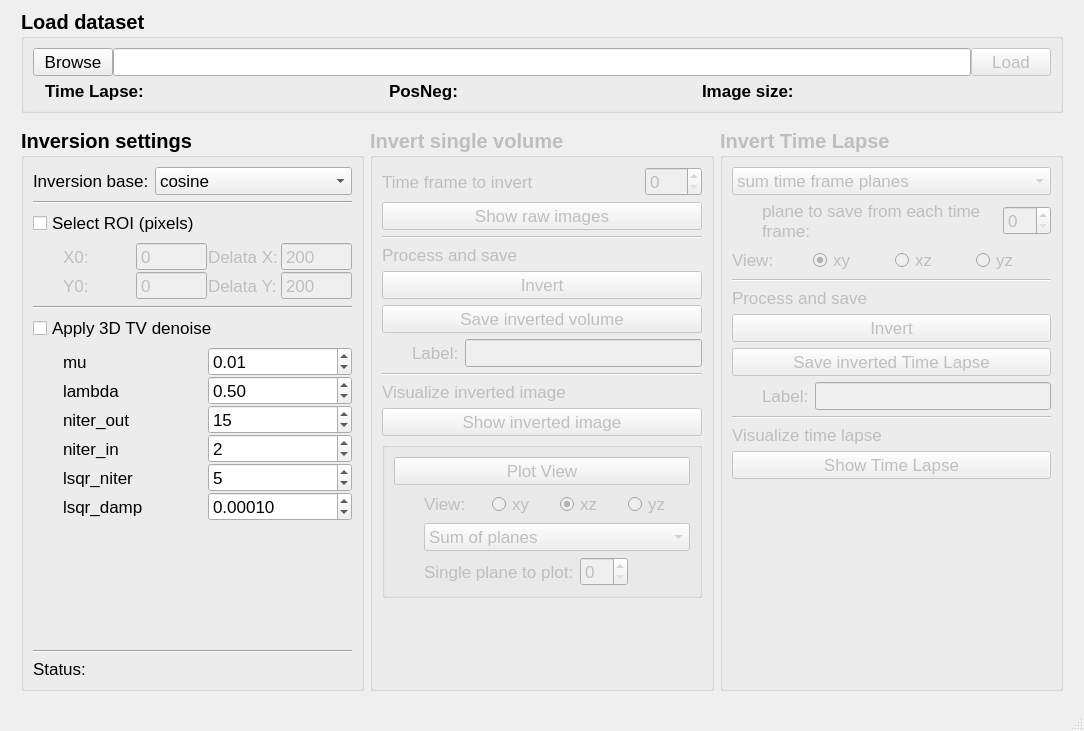
<?xml version="1.0" encoding="UTF-8"?>
<ui version="4.0">
 <class>MainWindow</class>
 <widget class="QMainWindow" name="MainWindow">
  <property name="geometry">
   <rect>
    <x>0</x>
    <y>0</y>
    <width>1084</width>
    <height>731</height>
   </rect>
  </property>
  <property name="windowTitle">
   <string>CoherentSVIM Analyser</string>
  </property>
  <widget class="QWidget" name="centralwidget">
   <layout class="QGridLayout" name="gridLayout_2">
    <item row="0" column="0">
     <layout class="QGridLayout" name="gridLayout" rowstretch="1,15">
      <property name="leftMargin">
       <number>12</number>
      </property>
      <property name="rightMargin">
       <number>12</number>
      </property>
      <item row="0" column="0">
       <widget class="QGroupBox" name="groupBox">
        <property name="font">
         <font>
          <pointsize>15</pointsize>
          <weight>75</weight>
          <bold>true</bold>
         </font>
        </property>
        <property name="title">
         <string>Load dataset</string>
        </property>
        <layout class="QGridLayout" name="gridLayout_6">
         <property name="verticalSpacing">
          <number>5</number>
         </property>
         <item row="0" column="0">
          <layout class="QHBoxLayout" name="horizontalLayout">
           <item>
            <widget class="QPushButton" name="pushButton_file_browser">
             <property name="font">
              <font>
               <pointsize>13</pointsize>
               <weight>50</weight>
               <bold>false</bold>
              </font>
             </property>
             <property name="text">
              <string>Browse</string>
             </property>
            </widget>
           </item>
           <item>
            <widget class="QLineEdit" name="lineEdit_file_path">
             <property name="font">
              <font>
               <pointsize>13</pointsize>
               <weight>50</weight>
               <bold>false</bold>
              </font>
             </property>
            </widget>
           </item>
           <item>
            <widget class="QPushButton" name="pushButton_load_dataset">
             <property name="enabled">
              <bool>false</bool>
             </property>
             <property name="font">
              <font>
               <pointsize>13</pointsize>
               <weight>50</weight>
               <bold>false</bold>
              </font>
             </property>
             <property name="text">
              <string>Load</string>
             </property>
            </widget>
           </item>
          </layout>
         </item>
         <item row="1" column="0">
          <layout class="QGridLayout" name="gridLayout_7" columnstretch="0,1,0,1,0,1">
           <property name="leftMargin">
            <number>12</number>
           </property>
           <property name="rightMargin">
            <number>12</number>
           </property>
           <item row="1" column="3">
            <widget class="QLabel" name="label_PosNeg">
             <property name="font">
              <font>
               <pointsize>13</pointsize>
               <weight>50</weight>
               <bold>false</bold>
              </font>
             </property>
             <property name="text">
              <string/>
             </property>
             <property name="alignment">
              <set>Qt::AlignLeading|Qt::AlignLeft|Qt::AlignVCenter</set>
             </property>
            </widget>
           </item>
           <item row="1" column="1">
            <widget class="QLabel" name="label_time_lapse">
             <property name="font">
              <font>
               <pointsize>13</pointsize>
               <weight>50</weight>
               <bold>false</bold>
              </font>
             </property>
             <property name="text">
              <string/>
             </property>
             <property name="alignment">
              <set>Qt::AlignLeading|Qt::AlignLeft|Qt::AlignVCenter</set>
             </property>
            </widget>
           </item>
           <item row="1" column="2">
            <widget class="QLabel" name="label2_2">
             <property name="font">
              <font>
               <pointsize>13</pointsize>
               <weight>75</weight>
               <bold>true</bold>
              </font>
             </property>
             <property name="text">
              <string>PosNeg:</string>
             </property>
            </widget>
           </item>
           <item row="1" column="4">
            <widget class="QLabel" name="label_11">
             <property name="font">
              <font>
               <pointsize>13</pointsize>
               <weight>75</weight>
               <bold>true</bold>
              </font>
             </property>
             <property name="text">
              <string>Image size:</string>
             </property>
            </widget>
           </item>
           <item row="1" column="0">
            <widget class="QLabel" name="label_3">
             <property name="font">
              <font>
               <pointsize>13</pointsize>
               <weight>75</weight>
               <bold>true</bold>
              </font>
             </property>
             <property name="text">
              <string>Time Lapse:</string>
             </property>
            </widget>
           </item>
           <item row="1" column="5">
            <widget class="QLabel" name="label_image_size">
             <property name="font">
              <font>
               <pointsize>13</pointsize>
               <weight>50</weight>
               <bold>false</bold>
              </font>
             </property>
             <property name="text">
              <string/>
             </property>
            </widget>
           </item>
          </layout>
         </item>
        </layout>
       </widget>
      </item>
      <item row="1" column="0">
       <widget class="QWidget" name="widget" native="true">
        <layout class="QGridLayout" name="gridLayout_3" columnstretch="1,1,1">
         <property name="leftMargin">
          <number>0</number>
         </property>
         <property name="rightMargin">
          <number>0</number>
         </property>
         <item row="0" column="0">
          <widget class="QGroupBox" name="groupBox_settings">
           <property name="font">
            <font>
             <pointsize>15</pointsize>
             <weight>75</weight>
             <bold>true</bold>
            </font>
           </property>
           <property name="title">
            <string>Inversion settings</string>
           </property>
           <property name="flat">
            <bool>false</bool>
           </property>
           <layout class="QVBoxLayout" name="verticalLayout">
            <item>
             <layout class="QGridLayout" name="gridLayout_8" columnstretch="0,1">
              <item row="1" column="0">
               <widget class="QLabel" name="label">
                <property name="font">
                 <font>
                  <pointsize>13</pointsize>
                  <weight>50</weight>
                  <bold>false</bold>
                 </font>
                </property>
                <property name="text">
                 <string>Inversion base:</string>
                </property>
               </widget>
              </item>
              <item row="1" column="1">
               <widget class="QComboBox" name="comboBox_base">
                <property name="font">
                 <font>
                  <pointsize>13</pointsize>
                  <weight>50</weight>
                  <bold>false</bold>
                 </font>
                </property>
                <property name="autoFillBackground">
                 <bool>false</bool>
                </property>
                <item>
                 <property name="text">
                  <string>cosine</string>
                 </property>
                </item>
                <item>
                 <property name="text">
                  <string>square wave</string>
                 </property>
                </item>
               </widget>
              </item>
             </layout>
            </item>
            <item>
             <widget class="Line" name="line_2">
              <property name="font">
               <font>
                <pointsize>13</pointsize>
                <weight>50</weight>
                <bold>false</bold>
               </font>
              </property>
              <property name="orientation">
               <enum>Qt::Horizontal</enum>
              </property>
             </widget>
            </item>
            <item>
             <widget class="QCheckBox" name="checkBox_select_ROI">
              <property name="font">
               <font>
                <pointsize>13</pointsize>
                <weight>50</weight>
                <bold>false</bold>
               </font>
              </property>
              <property name="text">
               <string>Select ROI (pixels)</string>
              </property>
              <property name="checkable">
               <bool>true</bool>
              </property>
             </widget>
            </item>
            <item>
             <widget class="QWidget" name="widget_ROI_params" native="true">
              <property name="enabled">
               <bool>false</bool>
              </property>
              <property name="font">
               <font>
                <pointsize>13</pointsize>
                <weight>50</weight>
                <bold>false</bold>
               </font>
              </property>
              <layout class="QGridLayout" name="gridLayout_14">
               <property name="leftMargin">
                <number>30</number>
               </property>
               <property name="topMargin">
                <number>0</number>
               </property>
               <property name="rightMargin">
                <number>0</number>
               </property>
               <property name="bottomMargin">
                <number>0</number>
               </property>
               <property name="horizontalSpacing">
                <number>1</number>
               </property>
               <property name="verticalSpacing">
                <number>0</number>
               </property>
               <item row="0" column="1">
                <widget class="QSpinBox" name="spinBox_x0">
                 <property name="buttonSymbols">
                  <enum>QAbstractSpinBox::NoButtons</enum>
                 </property>
                 <property name="maximum">
                  <number>99999</number>
                 </property>
                </widget>
               </item>
               <item row="0" column="0">
                <widget class="QLabel" name="label_2">
                 <property name="text">
                  <string>X0:</string>
                 </property>
                </widget>
               </item>
               <item row="0" column="3">
                <widget class="QSpinBox" name="spinBox_delta_x">
                 <property name="buttonSymbols">
                  <enum>QAbstractSpinBox::NoButtons</enum>
                 </property>
                 <property name="maximum">
                  <number>99999</number>
                 </property>
                 <property name="value">
                  <number>200</number>
                 </property>
                </widget>
               </item>
               <item row="0" column="2">
                <widget class="QLabel" name="label_13">
                 <property name="text">
                  <string>Delata X:</string>
                 </property>
                </widget>
               </item>
               <item row="1" column="0">
                <widget class="QLabel" name="label_15">
                 <property name="text">
                  <string>Y0:</string>
                 </property>
                </widget>
               </item>
               <item row="1" column="1">
                <widget class="QSpinBox" name="spinBox_y0">
                 <property name="buttonSymbols">
                  <enum>QAbstractSpinBox::NoButtons</enum>
                 </property>
                 <property name="maximum">
                  <number>99999</number>
                 </property>
                </widget>
               </item>
               <item row="1" column="2">
                <widget class="QLabel" name="label_14">
                 <property name="text">
                  <string>Delata Y:</string>
                 </property>
                </widget>
               </item>
               <item row="1" column="3">
                <widget class="QSpinBox" name="spinBox_delta_y">
                 <property name="buttonSymbols">
                  <enum>QAbstractSpinBox::NoButtons</enum>
                 </property>
                 <property name="maximum">
                  <number>99999</number>
                 </property>
                 <property name="value">
                  <number>200</number>
                 </property>
                </widget>
               </item>
              </layout>
             </widget>
            </item>
            <item>
             <widget class="Line" name="line">
              <property name="font">
               <font>
                <pointsize>13</pointsize>
                <weight>50</weight>
                <bold>false</bold>
               </font>
              </property>
              <property name="orientation">
               <enum>Qt::Horizontal</enum>
              </property>
             </widget>
            </item>
            <item>
             <widget class="QCheckBox" name="checkBox_denoise">
              <property name="enabled">
               <bool>true</bool>
              </property>
              <property name="font">
               <font>
                <pointsize>13</pointsize>
                <weight>50</weight>
                <bold>false</bold>
               </font>
              </property>
              <property name="text">
               <string>Apply 3D TV denoise</string>
              </property>
             </widget>
            </item>
            <item>
             <widget class="QWidget" name="widget_denoise_params" native="true">
              <property name="enabled">
               <bool>true</bool>
              </property>
              <property name="font">
               <font>
                <pointsize>13</pointsize>
                <weight>50</weight>
                <bold>false</bold>
               </font>
              </property>
              <layout class="QGridLayout" name="gridLayout_9" columnstretch="1,1">
               <property name="leftMargin">
                <number>30</number>
               </property>
               <property name="topMargin">
                <number>0</number>
               </property>
               <property name="rightMargin">
                <number>0</number>
               </property>
               <property name="bottomMargin">
                <number>0</number>
               </property>
               <property name="spacing">
                <number>0</number>
               </property>
               <item row="0" column="0">
                <widget class="QLabel" name="label_4">
                 <property name="enabled">
                  <bool>true</bool>
                 </property>
                 <property name="text">
                  <string>mu</string>
                 </property>
                </widget>
               </item>
               <item row="0" column="1">
                <widget class="QDoubleSpinBox" name="doubleSpinBox_mu">
                 <property name="enabled">
                  <bool>true</bool>
                 </property>
                 <property name="singleStep">
                  <double>0.010000000000000</double>
                 </property>
                 <property name="value">
                  <double>0.010000000000000</double>
                 </property>
                </widget>
               </item>
               <item row="1" column="0">
                <widget class="QLabel" name="label_5">
                 <property name="enabled">
                  <bool>true</bool>
                 </property>
                 <property name="text">
                  <string>lambda</string>
                 </property>
                </widget>
               </item>
               <item row="1" column="1">
                <widget class="QDoubleSpinBox" name="doubleSpinBox_lamda">
                 <property name="enabled">
                  <bool>true</bool>
                 </property>
                 <property name="singleStep">
                  <double>0.500000000000000</double>
                 </property>
                 <property name="value">
                  <double>0.500000000000000</double>
                 </property>
                </widget>
               </item>
               <item row="2" column="0">
                <widget class="QLabel" name="label_6">
                 <property name="enabled">
                  <bool>true</bool>
                 </property>
                 <property name="text">
                  <string>niter_out</string>
                 </property>
                </widget>
               </item>
               <item row="3" column="0">
                <widget class="QLabel" name="label_7">
                 <property name="enabled">
                  <bool>true</bool>
                 </property>
                 <property name="text">
                  <string>niter_in</string>
                 </property>
                </widget>
               </item>
               <item row="4" column="0">
                <widget class="QLabel" name="label_8">
                 <property name="enabled">
                  <bool>true</bool>
                 </property>
                 <property name="text">
                  <string>lsqr_niter</string>
                 </property>
                </widget>
               </item>
               <item row="5" column="0">
                <widget class="QLabel" name="label_9">
                 <property name="enabled">
                  <bool>true</bool>
                 </property>
                 <property name="text">
                  <string>lsqr_damp</string>
                 </property>
                </widget>
               </item>
               <item row="2" column="1">
                <widget class="QSpinBox" name="spinBox_niter_out">
                 <property name="enabled">
                  <bool>true</bool>
                 </property>
                 <property name="value">
                  <number>15</number>
                 </property>
                </widget>
               </item>
               <item row="4" column="1">
                <widget class="QSpinBox" name="spinBox_lsqr_niter">
                 <property name="enabled">
                  <bool>true</bool>
                 </property>
                 <property name="value">
                  <number>5</number>
                 </property>
                </widget>
               </item>
               <item row="3" column="1">
                <widget class="QSpinBox" name="spinBox_niter_in">
                 <property name="enabled">
                  <bool>true</bool>
                 </property>
                 <property name="value">
                  <number>2</number>
                 </property>
                </widget>
               </item>
               <item row="5" column="1">
                <widget class="QDoubleSpinBox" name="doubleSpinBox_lsqr_damp">
                 <property name="enabled">
                  <bool>true</bool>
                 </property>
                 <property name="decimals">
                  <number>5</number>
                 </property>
                 <property name="singleStep">
                  <double>0.000100000000000</double>
                 </property>
                 <property name="value">
                  <double>0.000100000000000</double>
                 </property>
                </widget>
               </item>
              </layout>
             </widget>
            </item>
            <item>
             <spacer name="verticalSpacer">
              <property name="orientation">
               <enum>Qt::Vertical</enum>
              </property>
              <property name="sizeHint" stdset="0">
               <size>
                <width>20</width>
                <height>40</height>
               </size>
              </property>
             </spacer>
            </item>
            <item>
             <widget class="Line" name="line_6">
              <property name="orientation">
               <enum>Qt::Horizontal</enum>
              </property>
             </widget>
            </item>
            <item>
             <layout class="QGridLayout" name="gridLayout_10" columnstretch="0,1">
              <item row="0" column="1">
               <widget class="QLabel" name="label_status">
                <property name="font">
                 <font>
                  <pointsize>13</pointsize>
                  <weight>50</weight>
                  <bold>false</bold>
                 </font>
                </property>
                <property name="text">
                 <string/>
                </property>
                <property name="wordWrap">
                 <bool>true</bool>
                </property>
               </widget>
              </item>
              <item row="0" column="0">
               <widget class="QLabel" name="label_17">
                <property name="font">
                 <font>
                  <pointsize>13</pointsize>
                  <weight>50</weight>
                  <bold>false</bold>
                 </font>
                </property>
                <property name="text">
                 <string>Status:   </string>
                </property>
               </widget>
              </item>
             </layout>
            </item>
           </layout>
          </widget>
         </item>
         <item row="0" column="2">
          <widget class="QGroupBox" name="groupBox_time_lapse">
           <property name="enabled">
            <bool>false</bool>
           </property>
           <property name="font">
            <font>
             <pointsize>15</pointsize>
             <weight>75</weight>
             <bold>true</bold>
            </font>
           </property>
           <property name="title">
            <string>Invert Time Lapse</string>
           </property>
           <layout class="QVBoxLayout" name="verticalLayout_4">
            <item>
             <widget class="QComboBox" name="comboBox_time_lapse_mode">
              <property name="font">
               <font>
                <pointsize>13</pointsize>
                <weight>50</weight>
                <bold>false</bold>
               </font>
              </property>
              <item>
               <property name="text">
                <string>sum time frame planes</string>
               </property>
              </item>
              <item>
               <property name="text">
                <string>single plane per time frame</string>
               </property>
              </item>
             </widget>
            </item>
            <item>
             <layout class="QGridLayout" name="gridLayout_12" columnstretch="2,0">
              <property name="leftMargin">
               <number>30</number>
              </property>
              <item row="0" column="1">
               <widget class="QSpinBox" name="spinBox_time_laps_plane">
                <property name="enabled">
                 <bool>false</bool>
                </property>
                <property name="font">
                 <font>
                  <pointsize>13</pointsize>
                  <weight>50</weight>
                  <bold>false</bold>
                 </font>
                </property>
               </widget>
              </item>
              <item row="0" column="0">
               <widget class="QLabel" name="label_tl_plane">
                <property name="enabled">
                 <bool>false</bool>
                </property>
                <property name="font">
                 <font>
                  <pointsize>13</pointsize>
                  <weight>50</weight>
                  <bold>false</bold>
                 </font>
                </property>
                <property name="text">
                 <string>plane to save from each time frame:</string>
                </property>
                <property name="wordWrap">
                 <bool>true</bool>
                </property>
               </widget>
              </item>
             </layout>
            </item>
            <item>
             <layout class="QHBoxLayout" name="horizontalLayout_2">
              <property name="topMargin">
               <number>0</number>
              </property>
              <item>
               <widget class="QLabel" name="label_tlview">
                <property name="font">
                 <font>
                  <pointsize>13</pointsize>
                  <weight>50</weight>
                  <bold>false</bold>
                 </font>
                </property>
                <property name="text">
                 <string>View:</string>
                </property>
               </widget>
              </item>
              <item>
               <widget class="QRadioButton" name="radioButton_xy">
                <property name="enabled">
                 <bool>false</bool>
                </property>
                <property name="font">
                 <font>
                  <pointsize>13</pointsize>
                  <weight>50</weight>
                  <bold>false</bold>
                 </font>
                </property>
                <property name="text">
                 <string>xy</string>
                </property>
                <property name="checked">
                 <bool>true</bool>
                </property>
               </widget>
              </item>
              <item>
               <widget class="QRadioButton" name="radioButton_xz">
                <property name="enabled">
                 <bool>false</bool>
                </property>
                <property name="font">
                 <font>
                  <pointsize>13</pointsize>
                  <weight>50</weight>
                  <bold>false</bold>
                 </font>
                </property>
                <property name="text">
                 <string>xz</string>
                </property>
               </widget>
              </item>
              <item>
               <widget class="QRadioButton" name="radioButton_yz">
                <property name="enabled">
                 <bool>false</bool>
                </property>
                <property name="font">
                 <font>
                  <pointsize>13</pointsize>
                  <weight>50</weight>
                  <bold>false</bold>
                 </font>
                </property>
                <property name="text">
                 <string>yz</string>
                </property>
               </widget>
              </item>
             </layout>
            </item>
            <item>
             <widget class="Line" name="line_5">
              <property name="orientation">
               <enum>Qt::Horizontal</enum>
              </property>
             </widget>
            </item>
            <item>
             <widget class="QLabel" name="label_20">
              <property name="font">
               <font>
                <pointsize>13</pointsize>
                <weight>50</weight>
                <bold>false</bold>
               </font>
              </property>
              <property name="text">
               <string>Process and save</string>
              </property>
             </widget>
            </item>
            <item>
             <widget class="QPushButton" name="pushButton_invert_time_lapse">
              <property name="font">
               <font>
                <pointsize>13</pointsize>
                <weight>50</weight>
                <bold>false</bold>
               </font>
              </property>
              <property name="text">
               <string>Invert</string>
              </property>
             </widget>
            </item>
            <item>
             <widget class="QPushButton" name="pushButton_save_inverted_time_lapse">
              <property name="font">
               <font>
                <pointsize>13</pointsize>
                <weight>50</weight>
                <bold>false</bold>
               </font>
              </property>
              <property name="text">
               <string>Save inverted Time Lapse</string>
              </property>
             </widget>
            </item>
            <item>
             <layout class="QGridLayout" name="gridLayout_5">
              <property name="leftMargin">
               <number>30</number>
              </property>
              <property name="topMargin">
               <number>0</number>
              </property>
              <property name="rightMargin">
               <number>0</number>
              </property>
              <item row="0" column="0">
               <widget class="QLabel" name="label_save_label_tl">
                <property name="font">
                 <font>
                  <pointsize>13</pointsize>
                  <weight>50</weight>
                  <bold>false</bold>
                 </font>
                </property>
                <property name="text">
                 <string>Label:</string>
                </property>
               </widget>
              </item>
              <item row="0" column="1">
               <widget class="QLineEdit" name="lineEdit_save_label_tl">
                <property name="font">
                 <font>
                  <pointsize>13</pointsize>
                  <weight>50</weight>
                  <bold>false</bold>
                 </font>
                </property>
               </widget>
              </item>
             </layout>
            </item>
            <item>
             <widget class="Line" name="line_8">
              <property name="orientation">
               <enum>Qt::Horizontal</enum>
              </property>
             </widget>
            </item>
            <item>
             <widget class="QLabel" name="label_19">
              <property name="font">
               <font>
                <pointsize>13</pointsize>
                <weight>50</weight>
                <bold>false</bold>
               </font>
              </property>
              <property name="text">
               <string>Visualize time lapse</string>
              </property>
             </widget>
            </item>
            <item>
             <widget class="QPushButton" name="pushButton_show_time_lapse">
              <property name="font">
               <font>
                <pointsize>13</pointsize>
                <weight>50</weight>
                <bold>false</bold>
               </font>
              </property>
              <property name="text">
               <string>Show Time Lapse</string>
              </property>
             </widget>
            </item>
            <item>
             <spacer name="verticalSpacer_2">
              <property name="orientation">
               <enum>Qt::Vertical</enum>
              </property>
              <property name="sizeHint" stdset="0">
               <size>
                <width>20</width>
                <height>40</height>
               </size>
              </property>
             </spacer>
            </item>
           </layout>
          </widget>
         </item>
         <item row="0" column="1">
          <widget class="QGroupBox" name="groupBox_invert_single_volume">
           <property name="enabled">
            <bool>false</bool>
           </property>
           <property name="font">
            <font>
             <pointsize>15</pointsize>
             <weight>75</weight>
             <bold>true</bold>
            </font>
           </property>
           <property name="title">
            <string>Invert single volume</string>
           </property>
           <layout class="QVBoxLayout" name="verticalLayout_2">
            <property name="spacing">
             <number>-1</number>
            </property>
            <item>
             <layout class="QGridLayout" name="gridLayout_11" columnstretch="2,0">
              <item row="0" column="1">
               <widget class="QSpinBox" name="spinBox_t_frame_index">
                <property name="enabled">
                 <bool>false</bool>
                </property>
                <property name="font">
                 <font>
                  <pointsize>13</pointsize>
                  <weight>50</weight>
                  <bold>false</bold>
                 </font>
                </property>
                <property name="minimum">
                 <number>0</number>
                </property>
                <property name="maximum">
                 <number>999</number>
                </property>
               </widget>
              </item>
              <item row="0" column="0">
               <widget class="QLabel" name="label_t_frame_index">
                <property name="enabled">
                 <bool>false</bool>
                </property>
                <property name="font">
                 <font>
                  <pointsize>13</pointsize>
                  <weight>50</weight>
                  <bold>false</bold>
                 </font>
                </property>
                <property name="text">
                 <string>Time frame to invert</string>
                </property>
                <property name="wordWrap">
                 <bool>true</bool>
                </property>
               </widget>
              </item>
             </layout>
            </item>
            <item>
             <widget class="QPushButton" name="pushButton_show_raw_im">
              <property name="font">
               <font>
                <pointsize>13</pointsize>
                <weight>50</weight>
                <bold>false</bold>
               </font>
              </property>
              <property name="text">
               <string>Show raw images</string>
              </property>
             </widget>
            </item>
            <item>
             <widget class="Line" name="line_4">
              <property name="orientation">
               <enum>Qt::Horizontal</enum>
              </property>
             </widget>
            </item>
            <item>
             <widget class="QLabel" name="label_16">
              <property name="font">
               <font>
                <pointsize>13</pointsize>
                <weight>50</weight>
                <bold>false</bold>
               </font>
              </property>
              <property name="text">
               <string>Process and save</string>
              </property>
             </widget>
            </item>
            <item>
             <widget class="QPushButton" name="pushButton_invert">
              <property name="font">
               <font>
                <pointsize>13</pointsize>
                <weight>50</weight>
                <bold>false</bold>
               </font>
              </property>
              <property name="text">
               <string>Invert</string>
              </property>
             </widget>
            </item>
            <item>
             <widget class="QPushButton" name="pushButton_save_inverted">
              <property name="font">
               <font>
                <pointsize>13</pointsize>
                <weight>50</weight>
                <bold>false</bold>
               </font>
              </property>
              <property name="text">
               <string>Save inverted volume</string>
              </property>
             </widget>
            </item>
            <item>
             <layout class="QGridLayout" name="gridLayout_13" columnstretch="0,1">
              <property name="leftMargin">
               <number>30</number>
              </property>
              <property name="horizontalSpacing">
               <number>-1</number>
              </property>
              <property name="verticalSpacing">
               <number>0</number>
              </property>
              <item row="0" column="0">
               <widget class="QLabel" name="label_save_label">
                <property name="enabled">
                 <bool>false</bool>
                </property>
                <property name="font">
                 <font>
                  <pointsize>13</pointsize>
                  <weight>50</weight>
                  <bold>false</bold>
                 </font>
                </property>
                <property name="text">
                 <string>Label:</string>
                </property>
                <property name="wordWrap">
                 <bool>true</bool>
                </property>
               </widget>
              </item>
              <item row="0" column="1">
               <widget class="QLineEdit" name="lineEdit_save_label">
                <property name="font">
                 <font>
                  <pointsize>13</pointsize>
                  <weight>50</weight>
                  <bold>false</bold>
                 </font>
                </property>
                <property name="text">
                 <string/>
                </property>
               </widget>
              </item>
             </layout>
            </item>
            <item>
             <widget class="Line" name="line_3">
              <property name="orientation">
               <enum>Qt::Horizontal</enum>
              </property>
             </widget>
            </item>
            <item>
             <widget class="QLabel" name="label_10">
              <property name="font">
               <font>
                <pointsize>13</pointsize>
                <weight>50</weight>
                <bold>false</bold>
               </font>
              </property>
              <property name="text">
               <string>Visualize inverted image</string>
              </property>
             </widget>
            </item>
            <item>
             <widget class="QPushButton" name="pushButton_show_inverted">
              <property name="font">
               <font>
                <pointsize>13</pointsize>
                <weight>50</weight>
                <bold>false</bold>
               </font>
              </property>
              <property name="text">
               <string>Show inverted image</string>
              </property>
             </widget>
            </item>
            <item>
             <widget class="QGroupBox" name="groupBox_plot">
              <property name="enabled">
               <bool>false</bool>
              </property>
              <property name="title">
               <string/>
              </property>
              <layout class="QVBoxLayout" name="verticalLayout_3">
               <item>
                <widget class="QPushButton" name="pushButton_show_inverted_xz">
                 <property name="font">
                  <font>
                   <pointsize>13</pointsize>
                   <weight>50</weight>
                   <bold>false</bold>
                  </font>
                 </property>
                 <property name="text">
                  <string>Plot View</string>
                 </property>
                </widget>
               </item>
               <item>
                <layout class="QGridLayout" name="gridLayout_16">
                 <property name="leftMargin">
                  <number>30</number>
                 </property>
                 <property name="topMargin">
                  <number>0</number>
                 </property>
                 <item row="0" column="0">
                  <widget class="QLabel" name="label_12">
                   <property name="font">
                    <font>
                     <pointsize>13</pointsize>
                     <weight>50</weight>
                     <bold>false</bold>
                    </font>
                   </property>
                   <property name="text">
                    <string>View:</string>
                   </property>
                  </widget>
                 </item>
                 <item row="0" column="1">
                  <widget class="QRadioButton" name="radioButton">
                   <property name="font">
                    <font>
                     <pointsize>13</pointsize>
                     <weight>50</weight>
                     <bold>false</bold>
                    </font>
                   </property>
                   <property name="text">
                    <string>xy</string>
                   </property>
                  </widget>
                 </item>
                 <item row="0" column="2">
                  <widget class="QRadioButton" name="radioButton_2">
                   <property name="font">
                    <font>
                     <pointsize>13</pointsize>
                     <weight>50</weight>
                     <bold>false</bold>
                    </font>
                   </property>
                   <property name="text">
                    <string>xz</string>
                   </property>
                   <property name="checked">
                    <bool>true</bool>
                   </property>
                  </widget>
                 </item>
                 <item row="0" column="3">
                  <widget class="QRadioButton" name="radioButton_3">
                   <property name="font">
                    <font>
                     <pointsize>13</pointsize>
                     <weight>50</weight>
                     <bold>false</bold>
                    </font>
                   </property>
                   <property name="text">
                    <string>yz</string>
                   </property>
                  </widget>
                 </item>
                </layout>
               </item>
               <item>
                <layout class="QGridLayout" name="gridLayout_15">
                 <property name="leftMargin">
                  <number>30</number>
                 </property>
                 <property name="topMargin">
                  <number>0</number>
                 </property>
                 <property name="spacing">
                  <number>0</number>
                 </property>
                 <item row="0" column="0">
                  <widget class="QComboBox" name="comboBox">
                   <property name="font">
                    <font>
                     <pointsize>13</pointsize>
                     <weight>50</weight>
                     <bold>false</bold>
                    </font>
                   </property>
                   <item>
                    <property name="text">
                     <string>Sum of planes</string>
                    </property>
                   </item>
                   <item>
                    <property name="text">
                     <string>Single plane</string>
                    </property>
                   </item>
                  </widget>
                 </item>
                </layout>
               </item>
               <item>
                <layout class="QGridLayout" name="gridLayout_17" columnstretch="0,0,0">
                 <property name="leftMargin">
                  <number>30</number>
                 </property>
                 <property name="topMargin">
                  <number>0</number>
                 </property>
                 <property name="rightMargin">
                  <number>0</number>
                 </property>
                 <item row="0" column="1">
                  <widget class="QSpinBox" name="spinBox">
                   <property name="font">
                    <font>
                     <pointsize>13</pointsize>
                     <weight>50</weight>
                     <bold>false</bold>
                    </font>
                   </property>
                  </widget>
                 </item>
                 <item row="0" column="0">
                  <widget class="QLabel" name="label_21">
                   <property name="font">
                    <font>
                     <pointsize>13</pointsize>
                     <weight>50</weight>
                     <bold>false</bold>
                    </font>
                   </property>
                   <property name="text">
                    <string>Single plane to plot:</string>
                   </property>
                  </widget>
                 </item>
                 <item row="0" column="2">
                  <spacer name="horizontalSpacer">
                   <property name="orientation">
                    <enum>Qt::Horizontal</enum>
                   </property>
                   <property name="sizeHint" stdset="0">
                    <size>
                     <width>40</width>
                     <height>20</height>
                    </size>
                   </property>
                  </spacer>
                 </item>
                </layout>
               </item>
              </layout>
             </widget>
            </item>
            <item>
             <spacer name="verticalSpacer_5">
              <property name="orientation">
               <enum>Qt::Vertical</enum>
              </property>
              <property name="sizeType">
               <enum>QSizePolicy::Expanding</enum>
              </property>
              <property name="sizeHint" stdset="0">
               <size>
                <width>20</width>
                <height>20</height>
               </size>
              </property>
             </spacer>
            </item>
           </layout>
          </widget>
         </item>
        </layout>
       </widget>
      </item>
     </layout>
    </item>
   </layout>
  </widget>
  <widget class="QMenuBar" name="menubar">
   <property name="geometry">
    <rect>
     <x>0</x>
     <y>0</y>
     <width>1084</width>
     <height>24</height>
    </rect>
   </property>
  </widget>
  <widget class="QStatusBar" name="statusbar"/>
 </widget>
 <resources/>
 <connections/>
</ui>
